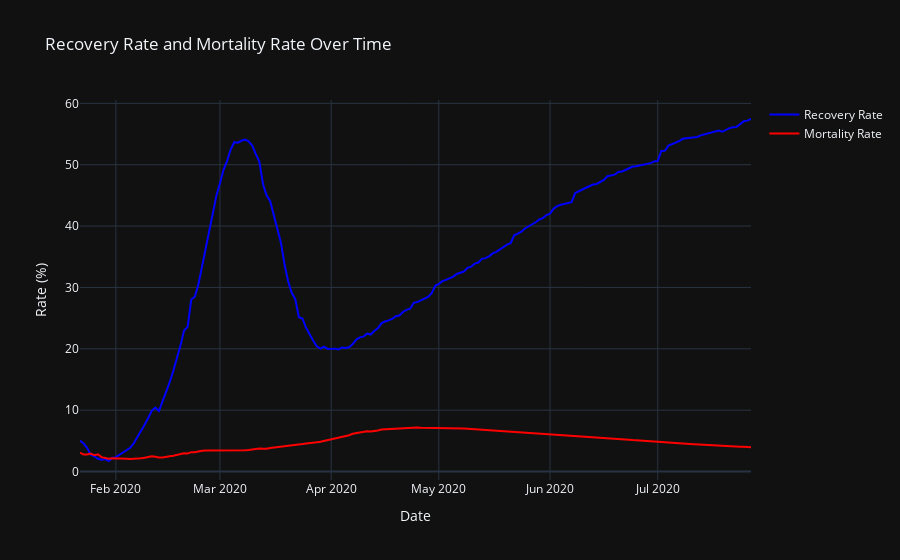

Here is the notebook cell this chart was saved with:
### Code cell
import plotly.graph_objects as go

# Create an empty figure
fig = go.Figure()

# Add Recovery Rate line
fig.add_trace(go.Scatter(x=daywise['Date'], 
                         y=daywise['Recovery_Rate'], 
                         mode='lines', 
                         name='Recovery Rate', 
                         line=dict(color='blue')))

# Add Mortality Rate line
fig.add_trace(go.Scatter(x=daywise['Date'], 
                         y=daywise['mortality_Rate'], 
                         mode='lines', 
                         name='Mortality Rate', 
                         line=dict(color='red')))

# Customize the layout
fig.update_layout(title='Recovery Rate and Mortality Rate Over Time',
                  xaxis_title='Date',
                  yaxis_title='Rate (%)',
                  template='plotly_dark')

# Show the plot
fig.show()

### Figure 1 — Plotly figure (JSON) as saved in the notebook; plotly's stock layout.template omitted (floating-point values rounded to 4 significant figures; data arrays with more than 128 entries replaced by an {"elided": "..."} marker saying what was removed)
{"data": [{"line": {"color": "blue"}, "mode": "lines", "name": "Recovery Rate", "type": "scatter", "x": {"elided": "188 str values"}, "y": {"elided": "188 float values"}}, {"line": {"color": "red"}, "mode": "lines", "name": "Mortality Rate", "type": "scatter", "x": {"elided": "188 str values"}, "y": {"elided": "188 float values"}}], "layout": {"title": {"text": "Recovery Rate and Mortality Rate Over Time"}, "xaxis": {"title": {"text": "Date"}}, "yaxis": {"title": {"text": "Rate (%)"}}}}
